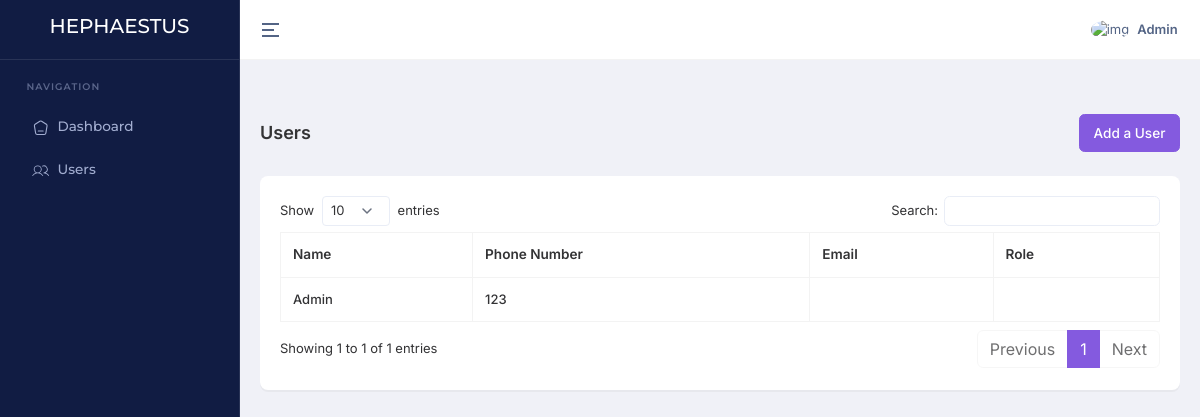
Page /users/ (signed in) on the committed database.
### account/models.py (models this page shows, shortened)
class User(AbstractBaseUser, PermissionsMixin):
    ROLE_CHOICES = (
        ('Admin', 'Admin'),
        ('Director', 'Director'),
        ('Teacher', 'Teacher'),
        ('Student', 'Student'),
    )
    email = models.EmailField(unique=True)
    name = models.CharField(max_length=255)
    slug = models.SlugField(unique=True, blank=True)
    phone_number = models.CharField(max_length=15, unique=True)
    image = ProcessedImageField(
        upload_to=user_image_path,
        processors=[ResizeToFill(720, 720)],
        format='JPEG',
        options={'quality': 90},
        null=True,
        blank=True,
    )
    role = models.CharField(max_length=30, choices=ROLE_CHOICES)
    added_by = models.ForeignKey('self', on_delete=models.CASCADE, null=True, blank=True, related_name='added_users')
    created_at = models.DateTimeField(default=timezone.now)
    updated_at = models.DateTimeField(auto_now=True)
    is_active = models.BooleanField(default=True)
    is_staff = models.BooleanField(default=False)
    objects = CustomUserManager()
    USERNAME_FIELD = 'phone_number'
    REQUIRED_FIELDS = ['name', 'email']

### home/views.py (the view)
# urls.py: path('users/', getUsers, name="getUsers"),
@login_required
def getUsers(request):
    if request.user.role == 'Admin':
        messages.error(request, "You are not authorized to access this page.")
        return redirect('base:dashboard')
    getUsers = User.objects.all().order_by('-created_at')
    context = {
        'getUsers': getUsers
    }
    return render(request, 'pages/users/index.html', context)

### templates/pages/users/index.html (shortened to what this page needs)
{% extends "layouts/app.html" %}
{% block content %}
    <div class="container-fluid">
        <div class="d-md-flex d-block align-items-center justify-content-between my-4 page-header-breadcrumb">
            <h1 class="page-title fw-semibold fs-18 mb-0">Users</h1>
            <div class="ms-md-1 ms-0">
                <nav>
                    <ol class="breadcrumb mb-0">
                        <a class="btn btn-primary" href="#">
                            Add a User
                        </a>
                    </ol>
                </nav>
            </div>
        </div>
        <div class="row">
            <div class="col-xl-12">
                <div class="card custom-card">
                    <div class="card-body">
                        <div class="table-responsive">
                            <table id="datatable" class="table table-bordered text-nowrap w-100">
                                <thead>
                                    <tr>
                                        <th>Name</th>
                                        <th>Phone Number</th>
                                        <th>Email</th>
                                        <th>Role</th>
                                    </tr>
                                </thead>
                                <tbody>
                                    {% for user in getUsers %}
                                        <tr>
                                            <td>{{ user.name }}</td>
                                            <td>{{ user.phone_number }}</td>
                                            <td>{{ user.emal }}</td>
                                            <td>{{ user.role }}</td>
                                        </tr>
                                    {% endfor %}
                                </tbody>
                            </table>
                        </div>
                    </div>
                </div>
            </div>
        </div>
    </div>
{% endblock %}

### templates/inc/header.html (shortened to what this page needs)
<header class="app-header">
    <div class="main-header-container container-fluid">
        <div class="header-content-left">
            <div class="header-element">
                <a aria-label="Hide Sidebar" class="sidemenu-toggle header-link animated-arrow hor-toggle horizontal-navtoggle" data-bs-toggle="sidebar" href="javascript:void(0);"><span></span></a>
            </div>
        </div>
        <div class="header-content-right">
            <div class="header-element">
                <a href="javascript:void(0);" class="header-link dropdown-toggle" id="mainHeaderProfile" data-bs-toggle="dropdown" data-bs-auto-close="outside" aria-expanded="false">
                    <div class="d-flex align-items-center">
                        <div class="me-sm-2 me-0">
                            <img src="https://cdn.pixabay.com/photo/2015/10/05/22/37/blank-profile-picture-973460_960_720.png" alt="img" width="32" height="32" class="rounded-circle">
                        </div>
                        <div class="d-sm-block d-none">
                            <p class="fw-semibold mb-0 lh-1">{{ request.user.name }}</p>
                        </div>
                    </div>
                </a>
            </div>
        </div>
    </div>
</header>

### rows in the picture
User: user.name "Admin", name "Admin", phone_number "123"
